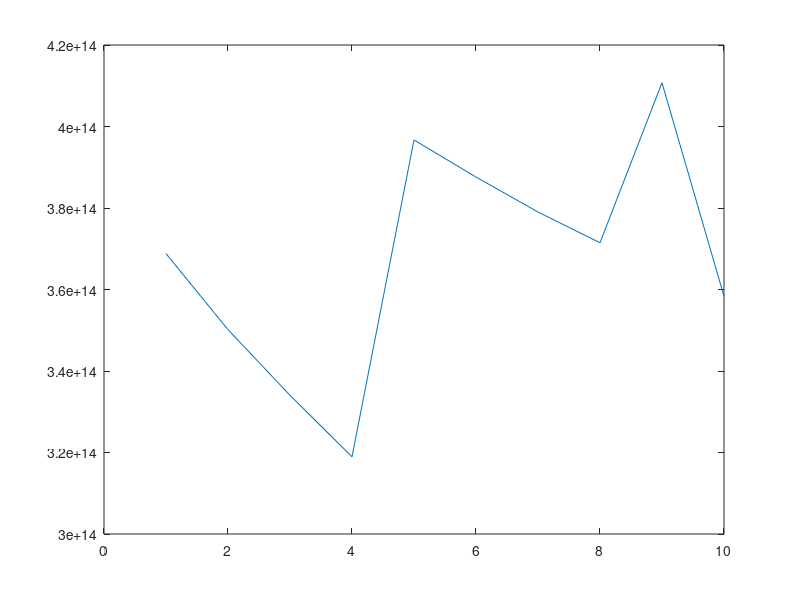

This chart was generated by the following MATLAB code:
% data analysis file for the resonance simulation data from waveguide
% solver 
clear; clc;
%% import and store the data from the txt file 
data = importdata("SiC_500nm_rib_unitcell_testSweep_t4.txt");
mg = data(:,5);
bg = data(:,7);
%% plot the mg of all the trials
target_freq = 327.3e12;
wavelength_detuning = ((3e8)/target_freq-(3e8)./mg).*1e9;
%% plot the detuning of the mg from the target
plot(wavelength_detuning);
%% plot the bandgap
plot(bg);
